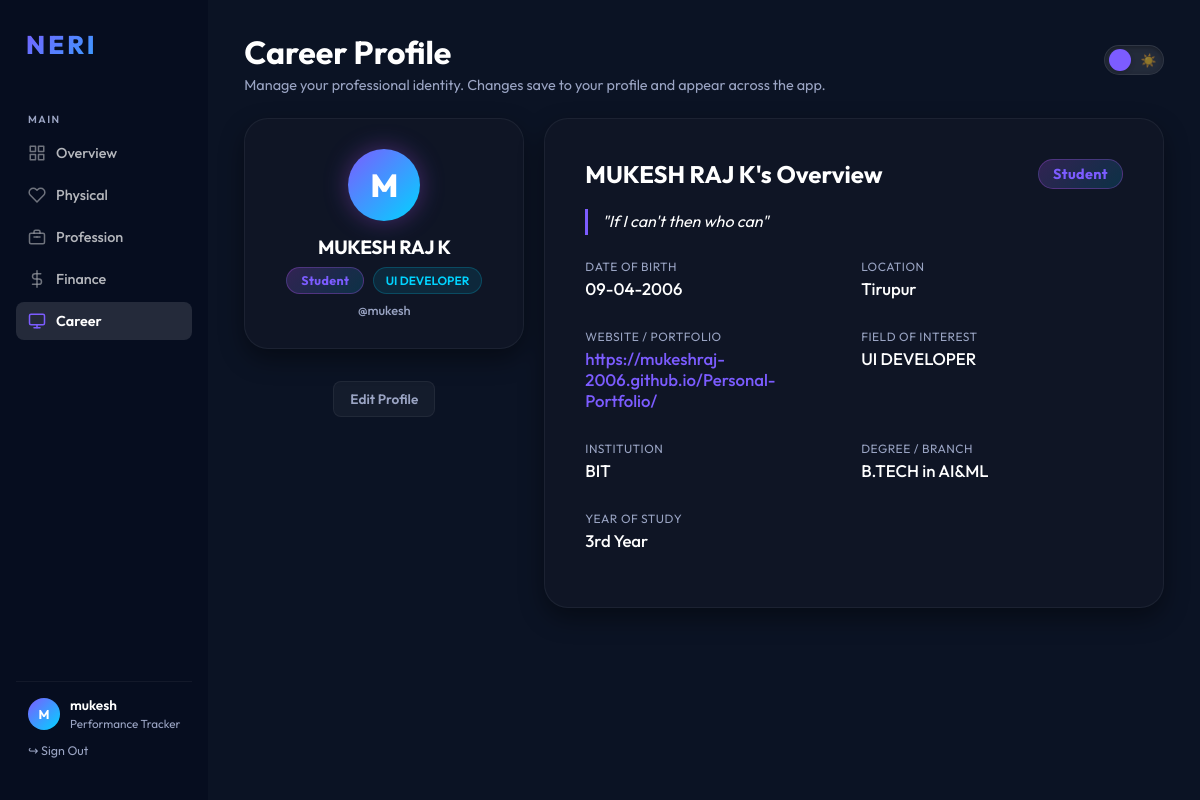
/career (signed in), run on the app's committed database.
### tables this page shows
CREATE TABLE users (
    id INTEGER PRIMARY KEY AUTOINCREMENT,
    username TEXT UNIQUE NOT NULL,
    password_hash TEXT NOT NULL,
    height REAL,
    weight REAL,
    blood_group TEXT,
    bmi REAL,
    daily_water_target_liters REAL DEFAULT 2.5
);

CREATE TABLE user_profiles (
            id INTEGER PRIMARY KEY AUTOINCREMENT,
            user_id INTEGER NOT NULL UNIQUE,
            full_name TEXT,
            profession_type TEXT,
            field_of_interest TEXT,
            degree TEXT,
            branch TEXT,
            year_of_study TEXT,
            institution TEXT,
            industry TEXT,
            role TEXT,
            experience_years TEXT,
            created_at TIMESTAMP DEFAULT CURRENT_TIMESTAMP,
            updated_at TIMESTAMP DEFAULT CURRENT_TIMESTAMP, bio TEXT, date_of_birth TEXT, location TEXT, website TEXT,
            FOREIGN KEY (user_id) REFERENCES users (id)
        );

### app.py (the view)
@app.route('/career')
@login_required
def career():
    db = get_db()
    uid = session['user_id']
    today = datetime.date.today().isoformat()
    profile = _get_user_profile(db, uid)
    try:
        prof_tasks = db.execute(
            'SELECT is_completed FROM profession_tasks WHERE user_id=? AND task_date=?',
            (uid, today)
        ).fetchall()
        prof_total = len(prof_tasks)
        prof_done  = sum(1 for t in prof_tasks if t['is_completed'])
        prof_pct   = round((prof_done / prof_total * 100) if prof_total else 0)
    except Exception:
        prof_total = prof_done = prof_pct = 0
    try:
        all_tasks = db.execute(
            'SELECT is_completed FROM profession_tasks WHERE user_id=?', (uid,)
        ).fetchall()
        all_total = len(all_tasks)
        all_done  = sum(1 for t in all_tasks if t['is_completed'])
    except Exception:
        all_total = all_done = 0
    return render_template('career.html',
                           profile=profile,
                           prof_pct=prof_pct,
                           prof_done=prof_done,
                           prof_total=prof_total,
                           all_total=all_total,
                           all_done=all_done,
                           today=today)

### templates/career.html (shortened to what this page needs)
{% extends 'base.html' %}
{% block content %}
<div class="career-page fade-in">
    <div class="header-bar">
        <div>
            <h1>Career Profile</h1>
            <p style="color:var(--text-muted); font-size:0.9rem; margin-top:4px;">
                Manage your professional identity. Changes save to your profile and appear across the app.
            </p>
        </div>
        <div class="header-right">
            <div class="theme-toggle-wrap">
                <label class="theme-switch" title="Toggle light/dark mode">
                    <span class="theme-slider">
                        <span class="theme-icon moon">🌙</span>
                        <span class="theme-icon sun">☀️</span>
                    </span>
                </label>
            </div>
        </div>
    </div>
    <div class="career-layout">
        <div class="career-left">
            <div class="career-identity-card glass">
                <div class="career-avatar">
                    {{ (profile.full_name if profile and profile.full_name else current_user.username)[0].upper() }}
                </div>
                <div class="career-identity-name">
                    {{ (profile.full_name if profile and profile.full_name else current_user.username) }}
                </div>
                {% if profile and profile.profession_type %}
                <div style="margin-top:8px;">
                    <span class="profession-badge">
                        {{ profile.profession_type }}
                    </span>
                    {% if profile.field_of_interest %}
                    <span class="field-badge" style="margin-left:5px;">{{ profile.field_of_interest }}</span>
                    {% endif %}
                </div>
                {% endif %}
                <div class="career-username">@{{ current_user.username }}</div>
            </div>
            <div style="text-align: center; margin-top: 16px;">
                <button type="button" class="psetup-btn-secondary" onclick="toggleCareerEdit()"
                    id="editProfileToggleBtn" style="font-size: 0.85rem; padding: 8px 16px;">Edit Profile</button>
            </div>
        </div>
        <div class="career-right">
            <div id="careerProfileView" class="glass career-form-card"
                style="display: flex; flex-direction: column; justify-content: center; align-items: {% if profile %}flex-start{% else %}center; text-align: center{% endif %}; padding: 40px {% if profile %}40px{% else %}20px{% endif %};">
                {% if profile and profile.profession_type %}
                <div style="width: 100%;">
                    <div style="display:flex; justify-content:space-between; align-items:center; margin-bottom:20px;">
                        <h2 style="margin:0; font-weight:700;">{{ profile.full_name or current_user.username }}'s
                            Overview</h2>
                        <span class="profession-badge" style="font-size: 0.9rem;">
                            {{ profile.profession_type }}
                        </span>
                    </div>
                    {% if profile.bio %}
                    <div style="margin-bottom: 24px; padding-left: 14px; border-left: 3px solid var(--primary-color);">
                        <p
                            style="color:var(--text-color); font-size:1rem; line-height:1.6; margin:0; font-style:italic;">
                            "{{ profile.bio }}"</p>
                    </div>
                    {% endif %}
                    <div class="career-form-grid-2" style="margin-bottom: 0;">
                        {% if profile and 'date_of_birth' in profile.keys() and profile['date_of_birth'] %}
                        <div style="margin-bottom: 16px;">
                            <div
                                style="font-size:0.75rem; color:var(--text-muted); text-transform:uppercase; letter-spacing:0.5px; margin-bottom:4px;">
                                Date of Birth</div>
                            <div style="font-size:1.05rem; font-weight:500;">
                                {% set dob_parts = profile['date_of_birth'].split('-') %}
                                {% if dob_parts|length == 3 %}
                                {{ dob_parts[2] }}-{{ dob_parts[1] }}-{{ dob_parts[0] }}
                                {% else %}
                                {{ profile['date_of_birth'] }}
                                {% endif %}
                            </div>
                        </div>
                        {% endif %}
                        {% if profile and 'location' in profile.keys() and profile['location'] %}
                        <div style="margin-bottom: 16px;">
                            <div
                                style="font-size:0.75rem; color:var(--text-muted); text-transform:uppercase; letter-spacing:0.5px; margin-bottom:4px;">
                                Location</div>
                            <div style="font-size:1.05rem; font-weight:500;">{{ profile['location'] }}</div>
                        </div>
                        {% endif %}
                        {% if profile and 'website' in profile.keys() and profile['website'] %}
                        <div style="margin-bottom: 16px;">
                            <div
                                style="font-size:0.75rem; color:var(--text-muted); text-transform:uppercase; letter-spacing:0.5px; margin-bottom:4px;">
                                Website / Portfolio</div>
                            <div style="font-size:1.05rem; font-weight:500;"><a
                                    href="{{ profile['website'] if profile['website'].startswith('http') else 'https://' + profile['website'] }}"
                                    target="_blank" style="color:var(--primary-color); text-decoration:none;">{{
                                    profile['website'] }}</a></div>
                        </div>
                        {% endif %}
                        {% if profile.field_of_interest %}
                        <div style="margin-bottom: 16px;">
                            <div
                                style="font-size:0.75rem; color:var(--text-muted); text-transform:uppercase; letter-spacing:0.5px; margin-bottom:4px;">
                                Field of Interest</div>
                            <div style="font-size:1.05rem; font-weight:500;">{{ profile.field_of_interest }}</div>
                        </div>
                        {% endif %}
                        {% if profile.profession_type == 'Student' %}
                        {% if profile.institution %}
                        <div style="margin-bottom: 16px;">
                            <div
                                style="font-size:0.75rem; color:var(--text-muted); text-transform:uppercase; letter-spacing:0.5px; margin-bottom:4px;">
                                Institution</div>
                            <div style="font-size:1.05rem; font-weight:500;">{{ profile.institution }}</div>
                        </div>
                        {% endif %}
                        {% if profile.degree or profile.branch %}
                        <div style="margin-bottom: 16px;">
                            <div
                                style="font-size:0.75rem; color:var(--text-muted); text-transform:uppercase; letter-spacing:0.5px; margin-bottom:4px;">
                                Degree / Branch</div>
                            <div style="font-size:1.05rem; font-weight:500;">{{ profile.degree }}{{ ' in ' if
                                profile.degree and profile.branch else '' }}{{ profile.branch }}</div>
                        </div>
                        {% endif %}
                        {% if profile.year_of_study %}
                        <div style="margin-bottom: 16px;">
                            <div
                                style="font-size:0.75rem; color:var(--text-muted); text-transform:uppercase; letter-spacing:0.5px; margin-bottom:4px;">
                                Year of Study</div>
                            <div style="font-size:1.05rem; font-weight:500;">{{ profile.year_of_study }}</div>
                        </div>
                        {% endif %}
                        {% endif %}
                    </div>
                </div>
                {% endif %}
            </div>
                                    {% set p_type = profile['profession_type'] if profile and 'profession_type' in
                                    profile.keys() else '' %}
                                    {% set is_standard = p_type in ['', 'Student', 'Working Professional', 'Content
                                    Creator'] %}
        </div>
    </div>
    {% endblock %}

### templates/base.html (shortened to what this page needs)
<!DOCTYPE html>
<html lang="en">
<head>
    <link rel="stylesheet" href="{{ url_for('static', filename='css/style.css') }}?v=3.5">
</head>
<body>
    <div class="container">
        <nav class="sidebar">
            <div class="logo">NERI</div>
            <div class="nav-section-label">Main</div>
            <ul class="nav-links">
                <li>
                    <a href="{{ url_for('overview') }}"
                        class="{{ 'active' if request.endpoint == 'overview' else '' }}">
                        <svg class="nav-icon" viewBox="0 0 24 24" fill="none" stroke="currentColor" stroke-width="2"
                            stroke-linecap="round" stroke-linejoin="round">
                            <rect x="3" y="3" width="7" height="7" />
                            <rect x="14" y="3" width="7" height="7" />
                            <rect x="3" y="14" width="7" height="7" />
                            <rect x="14" y="14" width="7" height="7" />
                        </svg>
                        Overview
                    </a>
                </li>
                <li>
                    <a href="{{ url_for('physical') }}"
                        class="{{ 'active' if request.endpoint == 'physical' else '' }}">
                        <svg class="nav-icon" viewBox="0 0 24 24" fill="none" stroke="currentColor" stroke-width="2"
                            stroke-linecap="round" stroke-linejoin="round">
                            <path
                                d="M20.84 4.61a5.5 5.5 0 0 0-7.78 0L12 5.67l-1.06-1.06a5.5 5.5 0 0 0-7.78 7.78l1.06 1.06L12 21.23l7.78-7.78 1.06-1.06a5.5 5.5 0 0 0 0-7.78z" />
                        </svg>
                        Physical
                    </a>
                </li>
                <li>
                    <a href="{{ url_for('profession') }}"
                        class="{{ 'active' if request.endpoint == 'profession' else '' }}">
                        Profession
                    </a>
                </li>
                <li>
                    <a href="{{ url_for('finance') }}" class="{{ 'active' if request.endpoint == 'finance' else '' }}">
                        <svg class="nav-icon" viewBox="0 0 24 24" fill="none" stroke="currentColor" stroke-width="2"
                            stroke-linecap="round" stroke-linejoin="round">
                            <line x1="12" y1="1" x2="12" y2="23"></line>
                            <path d="M17 5H9.5a3.5 3.5 0 0 0 0 7h5a3.5 3.5 0 0 1 0 7H6"></path>
                        </svg>
                        Finance
                    </a>
                </li>
                <li>
                    <a href="{{ url_for('career') }}" class="{{ 'active' if request.endpoint == 'career' else '' }}">
                        <svg class="nav-icon" viewBox="0 0 24 24" fill="none" stroke="currentColor" stroke-width="2"
                            stroke-linecap="round" stroke-linejoin="round">
                            <rect x="2" y="3" width="20" height="14" rx="2" ry="2" />
                            <path d="M8 21h8" />
                            <path d="M12 17v4" />
                        </svg>
                        Career
                    </a>
                </li>
            </ul>
            {% if current_user %}
            <div class="sidebar-user">
                <div style="display:flex; align-items:center; gap: 10px;">
                    <div class="sidebar-avatar">{{ current_user['username'][0].upper() }}</div>
                    <div>
                        <div class="user-name">{{ current_user['username'] }}</div>
                        <div class="user-role">Performance Tracker</div>
                    </div>
                </div>
                <a href="{{ url_for('logout') }}"
                    style="display:block; margin-top:12px; font-size:0.78rem; color:var(--text-muted); text-decoration:none; transition: color 0.2s;"
                    onmouseover="this.style.color='#ef4444'" onmouseout="this.style.color='var(--text-muted)'">
                    ↪ Sign Out
                </a>
            </div>
            {% endif %}
        </nav>
        <main class="main-content">
            {% block content %}{% endblock %}
        </main>
    </div>
</body>
</html>

### data on the page
users: username "M", username "mukesh"
user_profiles: full_name "M", full_name "MUKESH RAJ K", profession_type "Student", field_of_interest "UI DEVELOPER", bio "If I can't then who can", location "Tirupur", website "https://mukeshraj-2006.github.io/Personal-Portfolio/", institution "BIT", degree "B.TECH", degree+branch "in", branch "AI&ML", year_of_study "3rd Year"

### other printed values
{{ dob_parts[2] }} "09"
{{ dob_parts[1] }} "04"
{{ dob_parts[0] }} "2006"
